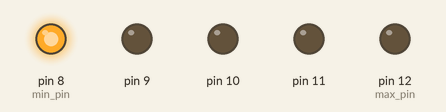
Bench run of a sketch on a simulated Arduino Uno, built with avr-gcc and run on an emulated ATmega328P. On the bench: output pins drawn as LEDs (lit = HIGH).

Above: at 0.12 s.
At 1.12 s:
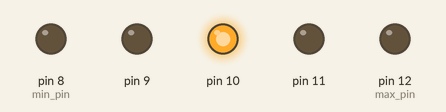
At 1.62 s:
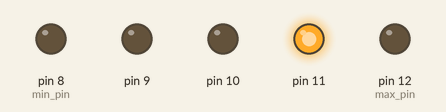
At 2.12 s:
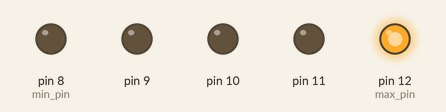
At 3.12 s:
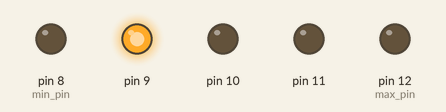
At 5.37 s:
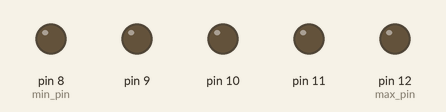
Timing chart, 0 to 5.8 s (numbered marks = the images above):
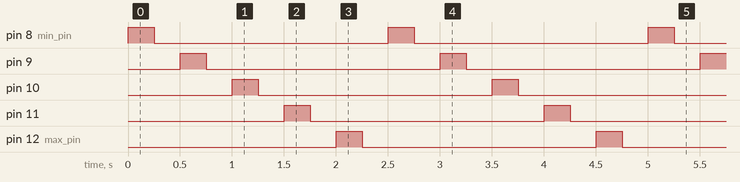

Measured:
- by itself, pin 8 (min_pin), pin 9–11, pin 12 (max_pin): alternates HIGH for 0.25 s and LOW for 2.3 s
- by itself, everything shown: repeats every 2.5 s, in 10 steps

The sketch:

cycle_leds.ino
```cpp
// Wire up Arduino to breadboard, as per
// http://video.mit.edu/watch/arduino-tutorial-1-10950/

int max_pin = 12;
int min_pin = 8;

int pause_in_msecs = 250;

void setup() {
  // put your setup code here, to run once:
  for ( int i = min_pin; i <= max_pin; ++i )
    pinMode(i, OUTPUT);
}

void loop() {
  // put your main code here, to run repeatedly:
  for ( int i = min_pin; i <= max_pin; ++i )
  {
    digitalWrite(i, HIGH);
    delay(pause_in_msecs);
    digitalWrite(i, LOW);
    delay(pause_in_msecs);
  }
}
```
